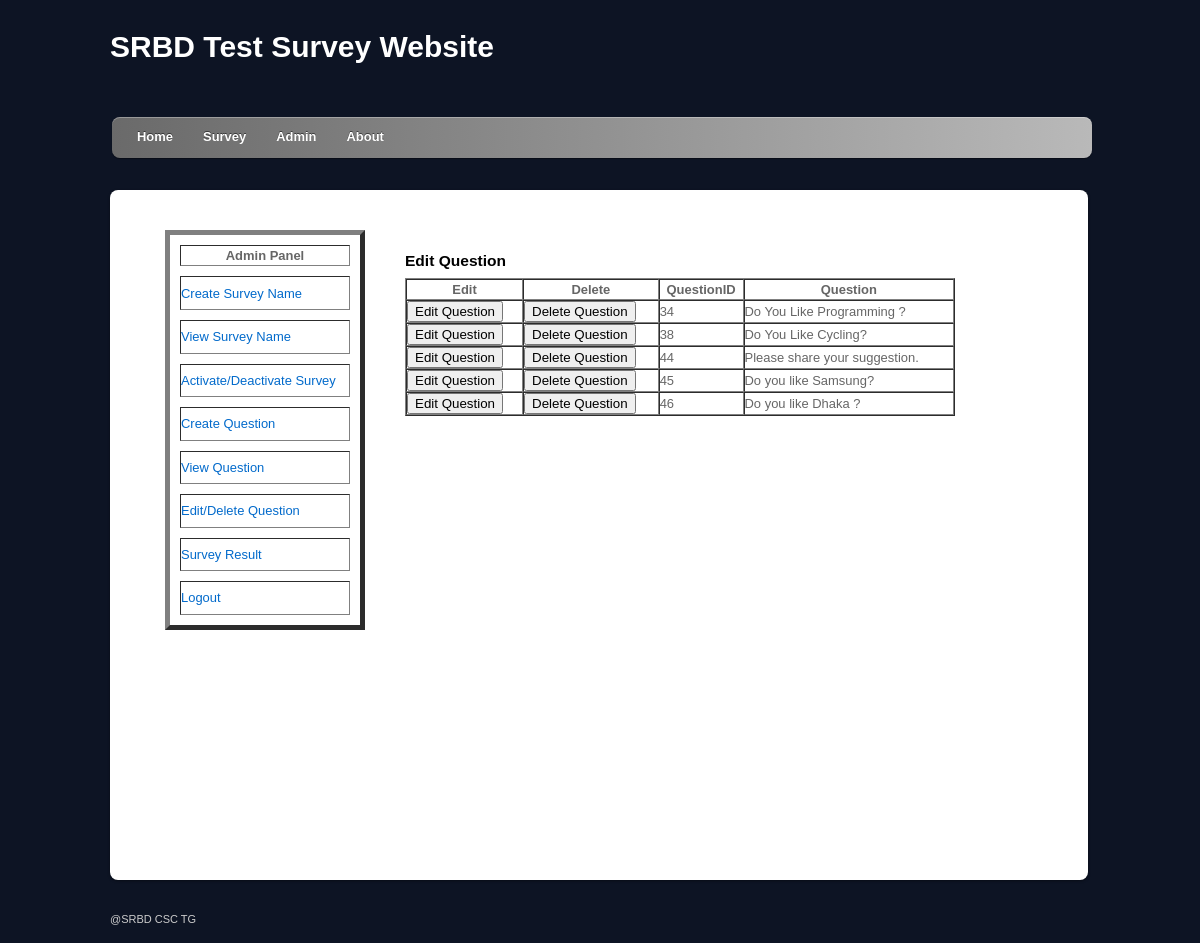
The page /editquestion.php (signed in) on the database its author committed.
### tables this page shows
CREATE TABLE IF NOT EXISTS `questionupload` (
  `quesid` int(11) NOT NULL AUTO_INCREMENT,
  `surveytitleid` int(11) NOT NULL,
  `questitle` varchar(250) NOT NULL,
  `type` varchar(20) NOT NULL,
  `option1` varchar(250) NOT NULL,
  `label1` varchar(250) NOT NULL,
  `option2` varchar(250) NOT NULL,
  `label2` varchar(250) NOT NULL,
  `option3` varchar(250) NOT NULL,
  `label3` varchar(250) NOT NULL,
  `count` int(11) NOT NULL,
  PRIMARY KEY (`quesid`)
);

### editquestion.php (the view)
<?php include("session.php"); ?>
	<?php include("header.php"); ?>
            <div id="content">
                <article class="post clearfix">
                    <?php include("sidebar.php"); ?>
                        <div id="mainContent">
                        <?php
                        include 'config.php';
                        $result = mysqli_query($con,"select quesid,questitle from questionupload");
                        echo "<h4>Edit Question</h4>";
                        echo "<table border='1' width='550' height='10' cellspacing='0' cellpadding='0'>
                               <tbody>
                                    <tr>
                                    <th>Edit</th>
                                    <th>Delete</th>
                                    <th>QuestionID</th>
                                    <th>Question</th>
                                    </tr>
                                </tbody>
                                ";
                        while($row = mysqli_fetch_array($result,MYSQLI_ASSOC))
                          {
                              echo "<tr>";
                              echo "<td>";
                              echo "<a href='editquestion1.php?quesid=".$row['quesid']."'>" . " <input type='button' value='Edit Question'>  </a>";
                              echo "</td>";
                              echo "<td>";
                              echo "<a href='deleteQueston1.php?quesid=".$row['quesid']."'>" . " <input type='button' value='Delete Question'>  </a>";
                              echo "</td>";
                              echo "<td>" . $row['quesid'] . "</td>";
                              echo "<td>" . $row['questitle'] . "</td>";
                              echo "</tr>";
                          }
                        echo "</table>";
                        ?>
                </div>
            </article>
	</div>
<?php include("footer.php"); ?>

### css/style.css (style rules this page uses)
html, body, address, blockquote, div, dl, form, h1, h2, h3, h4, h5, h6, ol, p, pre, table, ul, dd, dt, li, tbody, td, tfoot, th, thead, tr, button, del, ins, map, object, a, abbr, acronym, b, bdo, big, br, cite, code, dfn, em, i, img, kbd, q, samp, small, span, strong, sub, sup, tt, var, legend, fieldset { margin: 0; padding: 0; }
article, aside, details, figcaption, figure, footer, header, hgroup, menu, nav, section { display: block; }
body { background: #0d1424 url(images/body-bg.jpg) no-repeat center top; font: .81em/150% Arial, Helvetica, sans-serif; color: #666; }
a { color: #026acb; text-decoration: none; outline: none; }
h1, h2, h3, h4, h5, h6 { line-height: 1.4em; margin: 20px 0 .4em; color: #000; }
h4 { font-size: 1.2em; }
#content { background: #fff; margin: 30px 0 30px; padding: 20px 35px; width: 908px; height : 650px; float: left; -webkit-border-radius: 8px; -moz-border-radius: 8px; border-radius: 8px; -webkit-box-shadow: 0 1px 3px rgba(0,0,0,.4); -moz-box-shadow: 0 1px 3px rgba(0,0,0,.4); box-shadow: 0 1px 3px rgba(0,0,0,.4); }
#mainContent { float: left; margin: 10px; padding: 10px; background: #FFFFFF; width: 600px; height:300px; }
.post { margin-bottom: 40px; }
.clearfix:after { visibility: hidden; display: block; font-size: 0; content: " "; clear: both; height: 0; }
.clearfix { display: inline-block; }
.clearfix { display: block; zoom: 1; }

### rows shown on the page
questionupload: quesid "34", questitle "Do You Like Programming ?"
questionupload: quesid "38", questitle "Do You Like Cycling?"
questionupload: quesid "44", questitle "Please share your suggestion."
questionupload: quesid "45", questitle "Do you like Samsung?"
questionupload: quesid "46", questitle "Do you like Dhaka ?"
